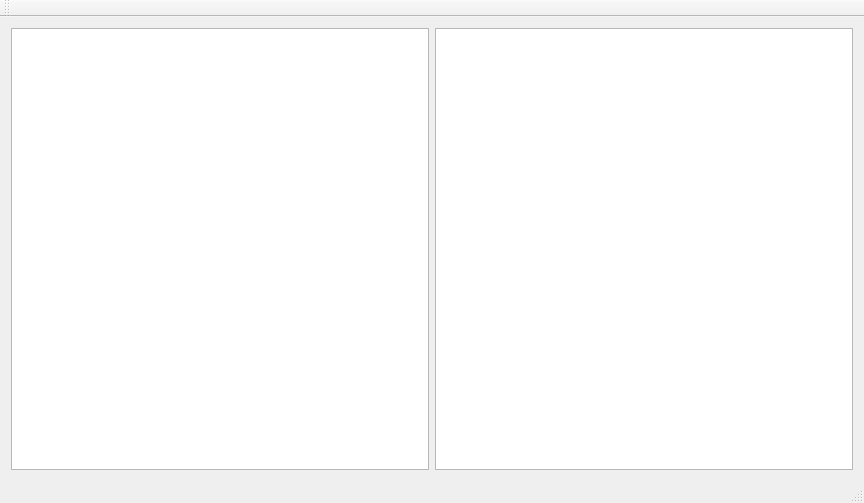
<?xml version="1.0" encoding="UTF-8"?>
<ui version="4.0">
 <class>QtWidgetsApplication1Class</class>
 <widget class="QMainWindow" name="QtWidgetsApplication1Class">
  <property name="geometry">
   <rect>
    <x>0</x>
    <y>0</y>
    <width>864</width>
    <height>503</height>
   </rect>
  </property>
  <property name="windowTitle">
   <string>QtWidgetsApplication1</string>
  </property>
  <widget class="QWidget" name="centralWidget">
   <layout class="QHBoxLayout" name="horizontalLayout">
    <item>
     <widget class="QTextEdit" name="leftTextEdit">
      <property name="lineWrapMode">
       <enum>QTextEdit::NoWrap</enum>
      </property>
      <property name="readOnly">
       <bool>true</bool>
      </property>
     </widget>
    </item>
    <item>
     <widget class="QTextEdit" name="rightTextEdit">
      <property name="lineWrapMode">
       <enum>QTextEdit::NoWrap</enum>
      </property>
      <property name="readOnly">
       <bool>true</bool>
      </property>
     </widget>
    </item>
   </layout>
  </widget>
  <widget class="QMenuBar" name="menuBar">
   <property name="geometry">
    <rect>
     <x>0</x>
     <y>0</y>
     <width>864</width>
     <height>23</height>
    </rect>
   </property>
  </widget>
  <widget class="QToolBar" name="mainToolBar">
   <attribute name="toolBarArea">
    <enum>TopToolBarArea</enum>
   </attribute>
   <attribute name="toolBarBreak">
    <bool>false</bool>
   </attribute>
  </widget>
  <widget class="QStatusBar" name="statusBar"/>
 </widget>
 <layoutdefault spacing="6" margin="11"/>
 <resources>
  <include location="QtWidgetsApplication1.qrc"/>
 </resources>
 <connections/>
</ui>
